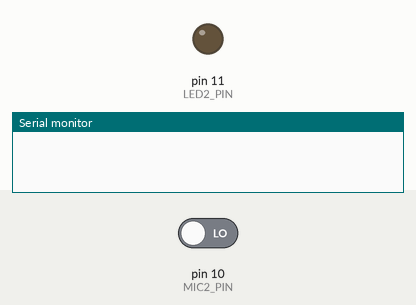
Simulated run of this sketch. Board: Arduino Uno, built with avr-gcc and run on an emulated ATmega328P. On the bench: output pins drawn as LEDs (lit = HIGH), the last lines printed to the serial monitor. The test bench sets the inputs (shaded band); at power-on: pin 10 (MIC2_PIN) LOW.

Above: at 1.5 s.
1.6 s: pin 10 (MIC2_PIN) driven HIGH
At 2.8 s:
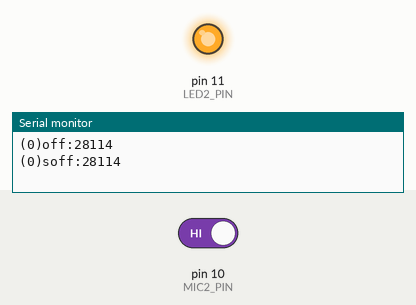
3.1 s: pin 10 (MIC2_PIN) driven LOW
At 3.4 s:
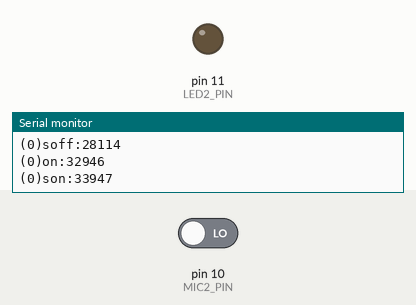
Timing chart, 0 to 6.1 s (numbered marks = the images above; inputs shaded):
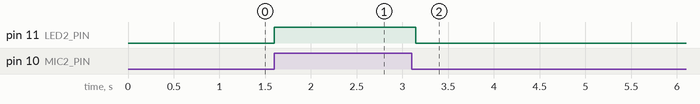

The sketch:

mic.ino
```cpp
#define MICS_N 3
#define SMOOTH 1000

//btns
#define MIC0_PIN 4
#define LED0_PIN 9
#define MIC1_PIN 3
#define LED1_PIN 8
#define MIC2_PIN 10
#define LED2_PIN 11

#define MAX_LONG 4294967295

struct mic
{
  int id;
  int mic_pin;
  int led_pin;

  int mic_out;
  unsigned long mic_t;
  int smooth_mic_out;
  unsigned long smooth_mic_t;
};

mic mics[MICS_N];

void setup_mic(int id, int m_pin, int l_pin, mic *m)
{
  pinMode(m_pin,INPUT);
  digitalWrite(m_pin,0);
  pinMode(l_pin,OUTPUT);
  digitalWrite(l_pin,0);

  m->id = id;
  m->mic_pin = m_pin;
  m->led_pin = l_pin;
  m->mic_out = 0;
  m->mic_t = 0;
  m->smooth_mic_out = 0;
  m->smooth_mic_t = 0;
}
void loop_mic(mic *m)
{
  if(digitalRead(m->mic_pin))
  {
    if(!m->mic_out)
    {
      Serial.print("(");
      Serial.print(m->id);
      Serial.print(")");
      Serial.print("off:");
      Serial.print(m->mic_t);
      Serial.println();
      m->mic_t = 0;
    }
    m->mic_out = 1;
    if(!m->smooth_mic_out)
    {
      Serial.print("(");
      Serial.print(m->id);
      Serial.print(")");
      Serial.print("soff:");
      Serial.print(m->smooth_mic_t);
      Serial.println();
      m->smooth_mic_t = 0;
    }
    m->smooth_mic_out = 1;
  }
  else
  {
    if(m->mic_out)
    {
      Serial.print("(");
      Serial.print(m->id);
      Serial.print(")");
      Serial.print("on:");
      Serial.print(m->mic_t);
      Serial.println();
      m->mic_t = 0;
    }
    m->mic_out = 0;
    if(m->mic_t > SMOOTH)
    {
      if(m->smooth_mic_out)
      {
        Serial.print("(");
        Serial.print(m->id);
        Serial.print(")");
        Serial.print("son:");
        Serial.print(m->smooth_mic_t);
        Serial.println();
        m->smooth_mic_t = 0;
      }
      m->smooth_mic_out = 0;
    }
  }

  digitalWrite(m->led_pin,m->smooth_mic_out);

  if(m->mic_t        < MAX_LONG) m->mic_t++;
  if(m->smooth_mic_t < MAX_LONG) m->smooth_mic_t++;
}

void setup()
{
  delay(300); //power-up safety delay
  Serial.begin(9600);

  int i = 0;
  //setup_mic(i,MIC0_PIN,LED0_PIN,&mics[i]); i++;
  //setup_mic(i,MIC1_PIN,LED1_PIN,&mics[i]); i++;
  setup_mic(i,MIC2_PIN,LED2_PIN,&mics[i]); i++;
}

void loop()
{
  for(int i = 0; i < MICS_N; i++) loop_mic(&mics[i]);
}
```

Measured:
- after the input at 1.6 s, pin 11 (LED2_PIN): LOW → HIGH at once
- after the input at 3.1 s, pin 11 (LED2_PIN): HIGH → LOW after 0.05 s
